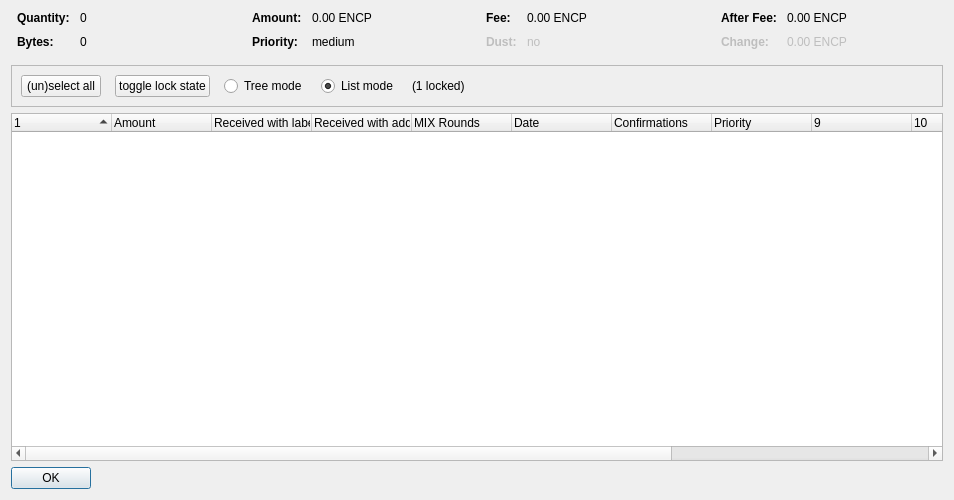
<?xml version="1.0" encoding="UTF-8"?>
<ui version="4.0">
 <class>CoinControlDialog</class>
 <widget class="QDialog" name="CoinControlDialog">
  <property name="geometry">
   <rect>
    <x>0</x>
    <y>0</y>
    <width>954</width>
    <height>500</height>
   </rect>
  </property>
  <property name="windowTitle">
   <string>Coin Selection</string>
  </property>
  <layout class="QVBoxLayout" name="verticalLayout">
   <item>
    <layout class="QHBoxLayout" name="horizontalLayoutTop" stretch="0,0,0,0">
     <property name="topMargin">
      <number>0</number>
     </property>
     <property name="bottomMargin">
      <number>10</number>
     </property>
     <item>
      <layout class="QFormLayout" name="formLayoutCoinControl1">
       <property name="horizontalSpacing">
        <number>10</number>
       </property>
       <property name="verticalSpacing">
        <number>10</number>
       </property>
       <property name="leftMargin">
        <number>6</number>
       </property>
       <property name="rightMargin">
        <number>6</number>
       </property>
       <item row="0" column="0">
        <widget class="QLabel" name="labelCoinControlQuantityText">
         <property name="font">
          <font>
           <weight>75</weight>
           <bold>true</bold>
          </font>
         </property>
         <property name="text">
          <string>Quantity:</string>
         </property>
        </widget>
       </item>
       <item row="0" column="1">
        <widget class="QLabel" name="labelCoinControlQuantity">
         <property name="cursor">
          <cursorShape>IBeamCursor</cursorShape>
         </property>
         <property name="contextMenuPolicy">
          <enum>Qt::ActionsContextMenu</enum>
         </property>
         <property name="text">
          <string notr="true">0</string>
         </property>
         <property name="textInteractionFlags">
          <set>Qt::LinksAccessibleByMouse|Qt::TextSelectableByKeyboard|Qt::TextSelectableByMouse</set>
         </property>
        </widget>
       </item>
       <item row="1" column="0">
        <widget class="QLabel" name="labelCoinControlBytesText">
         <property name="font">
          <font>
           <weight>75</weight>
           <bold>true</bold>
          </font>
         </property>
         <property name="text">
          <string>Bytes:</string>
         </property>
        </widget>
       </item>
       <item row="1" column="1">
        <widget class="QLabel" name="labelCoinControlBytes">
         <property name="cursor">
          <cursorShape>IBeamCursor</cursorShape>
         </property>
         <property name="contextMenuPolicy">
          <enum>Qt::ActionsContextMenu</enum>
         </property>
         <property name="text">
          <string notr="true">0</string>
         </property>
         <property name="textInteractionFlags">
          <set>Qt::LinksAccessibleByMouse|Qt::TextSelectableByKeyboard|Qt::TextSelectableByMouse</set>
         </property>
        </widget>
       </item>
      </layout>
     </item>
     <item>
      <layout class="QFormLayout" name="formLayoutCoinControl2">
       <property name="horizontalSpacing">
        <number>10</number>
       </property>
       <property name="verticalSpacing">
        <number>10</number>
       </property>
       <property name="leftMargin">
        <number>6</number>
       </property>
       <property name="rightMargin">
        <number>6</number>
       </property>
       <item row="0" column="0">
        <widget class="QLabel" name="labelCoinControlAmountText">
         <property name="font">
          <font>
           <weight>75</weight>
           <bold>true</bold>
          </font>
         </property>
         <property name="text">
          <string>Amount:</string>
         </property>
        </widget>
       </item>
       <item row="0" column="1">
        <widget class="QLabel" name="labelCoinControlAmount">
         <property name="cursor">
          <cursorShape>IBeamCursor</cursorShape>
         </property>
         <property name="contextMenuPolicy">
          <enum>Qt::ActionsContextMenu</enum>
         </property>
         <property name="text">
          <string notr="true">0.00 ENCP</string>
         </property>
         <property name="textInteractionFlags">
          <set>Qt::LinksAccessibleByMouse|Qt::TextSelectableByKeyboard|Qt::TextSelectableByMouse</set>
         </property>
        </widget>
       </item>
       <item row="1" column="0">
        <widget class="QLabel" name="labelCoinControlPriorityText">
         <property name="font">
          <font>
           <weight>75</weight>
           <bold>true</bold>
          </font>
         </property>
         <property name="text">
          <string>Priority:</string>
         </property>
        </widget>
       </item>
       <item row="1" column="1">
        <widget class="QLabel" name="labelCoinControlPriority">
         <property name="cursor">
          <cursorShape>IBeamCursor</cursorShape>
         </property>
         <property name="contextMenuPolicy">
          <enum>Qt::ActionsContextMenu</enum>
         </property>
         <property name="text">
          <string>medium</string>
         </property>
         <property name="textInteractionFlags">
          <set>Qt::LinksAccessibleByMouse|Qt::TextSelectableByKeyboard|Qt::TextSelectableByMouse</set>
         </property>
        </widget>
       </item>
      </layout>
     </item>
     <item>
      <layout class="QFormLayout" name="formLayoutCoinControl3">
       <property name="horizontalSpacing">
        <number>10</number>
       </property>
       <property name="verticalSpacing">
        <number>10</number>
       </property>
       <property name="leftMargin">
        <number>6</number>
       </property>
       <property name="rightMargin">
        <number>6</number>
       </property>
       <item row="0" column="0">
        <widget class="QLabel" name="labelCoinControlFeeText">
         <property name="font">
          <font>
           <weight>75</weight>
           <bold>true</bold>
          </font>
         </property>
         <property name="text">
          <string>Fee:</string>
         </property>
        </widget>
       </item>
       <item row="0" column="1">
        <widget class="QLabel" name="labelCoinControlFee">
         <property name="cursor">
          <cursorShape>IBeamCursor</cursorShape>
         </property>
         <property name="contextMenuPolicy">
          <enum>Qt::ActionsContextMenu</enum>
         </property>
         <property name="text">
          <string notr="true">0.00 ENCP</string>
         </property>
         <property name="textInteractionFlags">
          <set>Qt::LinksAccessibleByMouse|Qt::TextSelectableByKeyboard|Qt::TextSelectableByMouse</set>
         </property>
        </widget>
       </item>
       <item row="1" column="0">
        <widget class="QLabel" name="labelCoinControlLowOutputText">
         <property name="enabled">
          <bool>false</bool>
         </property>
         <property name="font">
          <font>
           <weight>75</weight>
           <bold>true</bold>
          </font>
         </property>
         <property name="text">
          <string>Dust:</string>
         </property>
        </widget>
       </item>
       <item row="1" column="1">
        <widget class="QLabel" name="labelCoinControlLowOutput">
         <property name="enabled">
          <bool>false</bool>
         </property>
         <property name="cursor">
          <cursorShape>IBeamCursor</cursorShape>
         </property>
         <property name="contextMenuPolicy">
          <enum>Qt::ActionsContextMenu</enum>
         </property>
         <property name="text">
          <string>no</string>
         </property>
         <property name="textInteractionFlags">
          <set>Qt::LinksAccessibleByMouse|Qt::TextSelectableByKeyboard|Qt::TextSelectableByMouse</set>
         </property>
        </widget>
       </item>
      </layout>
     </item>
     <item>
      <layout class="QFormLayout" name="formLayoutCoinControl4">
       <property name="horizontalSpacing">
        <number>10</number>
       </property>
       <property name="verticalSpacing">
        <number>10</number>
       </property>
       <property name="leftMargin">
        <number>6</number>
       </property>
       <property name="rightMargin">
        <number>6</number>
       </property>
       <item row="0" column="0">
        <widget class="QLabel" name="labelCoinControlAfterFeeText">
         <property name="font">
          <font>
           <weight>75</weight>
           <bold>true</bold>
          </font>
         </property>
         <property name="text">
          <string>After Fee:</string>
         </property>
        </widget>
       </item>
       <item row="0" column="1">
        <widget class="QLabel" name="labelCoinControlAfterFee">
         <property name="cursor">
          <cursorShape>IBeamCursor</cursorShape>
         </property>
         <property name="contextMenuPolicy">
          <enum>Qt::ActionsContextMenu</enum>
         </property>
         <property name="text">
          <string notr="true">0.00 ENCP</string>
         </property>
         <property name="textInteractionFlags">
          <set>Qt::LinksAccessibleByMouse|Qt::TextSelectableByKeyboard|Qt::TextSelectableByMouse</set>
         </property>
        </widget>
       </item>
       <item row="1" column="0">
        <widget class="QLabel" name="labelCoinControlChangeText">
         <property name="enabled">
          <bool>false</bool>
         </property>
         <property name="font">
          <font>
           <weight>75</weight>
           <bold>true</bold>
          </font>
         </property>
         <property name="text">
          <string>Change:</string>
         </property>
        </widget>
       </item>
       <item row="1" column="1">
        <widget class="QLabel" name="labelCoinControlChange">
         <property name="enabled">
          <bool>false</bool>
         </property>
         <property name="cursor">
          <cursorShape>IBeamCursor</cursorShape>
         </property>
         <property name="contextMenuPolicy">
          <enum>Qt::ActionsContextMenu</enum>
         </property>
         <property name="text">
          <string notr="true">0.00 ENCP</string>
         </property>
         <property name="textInteractionFlags">
          <set>Qt::LinksAccessibleByMouse|Qt::TextSelectableByKeyboard|Qt::TextSelectableByMouse</set>
         </property>
        </widget>
       </item>
      </layout>
     </item>
    </layout>
   </item>
   <item>
    <widget class="QFrame" name="frame">
     <property name="minimumSize">
      <size>
       <width>0</width>
       <height>40</height>
      </size>
     </property>
     <property name="frameShape">
      <enum>QFrame::StyledPanel</enum>
     </property>
     <property name="frameShadow">
      <enum>QFrame::Sunken</enum>
     </property>
     <layout class="QHBoxLayout" name="horizontalLayout">
      <item>
       <layout class="QHBoxLayout" name="horizontalLayoutPanel" stretch="0,0,0,0,0,0">
        <property name="spacing">
         <number>14</number>
        </property>
        <item>
         <widget class="QPushButton" name="pushButtonSelectAll">
          <property name="sizePolicy">
           <sizepolicy hsizetype="Maximum" vsizetype="Fixed">
            <horstretch>0</horstretch>
            <verstretch>0</verstretch>
           </sizepolicy>
          </property>
          <property name="text">
           <string>(un)select all</string>
          </property>
          <property name="autoDefault">
           <bool>false</bool>
          </property>
         </widget>
        </item>
        <item>
         <widget class="QPushButton" name="pushButtonToggleLock">
          <property name="sizePolicy">
           <sizepolicy hsizetype="Maximum" vsizetype="Fixed">
            <horstretch>0</horstretch>
            <verstretch>0</verstretch>
           </sizepolicy>
          </property>
          <property name="text">
           <string>toggle lock state</string>
          </property>
          <property name="autoDefault">
           <bool>false</bool>
          </property>
         </widget>
        </item>
        <item>
         <widget class="QRadioButton" name="radioTreeMode">
          <property name="sizePolicy">
           <sizepolicy hsizetype="Maximum" vsizetype="Fixed">
            <horstretch>0</horstretch>
            <verstretch>0</verstretch>
           </sizepolicy>
          </property>
          <property name="text">
           <string>Tree mode</string>
          </property>
         </widget>
        </item>
        <item>
         <widget class="QRadioButton" name="radioListMode">
          <property name="sizePolicy">
           <sizepolicy hsizetype="Maximum" vsizetype="Fixed">
            <horstretch>0</horstretch>
            <verstretch>0</verstretch>
           </sizepolicy>
          </property>
          <property name="text">
           <string>List mode</string>
          </property>
          <property name="checked">
           <bool>true</bool>
          </property>
         </widget>
        </item>
        <item>
         <widget class="QLabel" name="labelLocked">
          <property name="text">
           <string>(1 locked)</string>
          </property>
         </widget>
        </item>
        <item>
         <spacer name="horizontalSpacer">
          <property name="orientation">
           <enum>Qt::Horizontal</enum>
          </property>
          <property name="sizeHint" stdset="0">
           <size>
            <width>40</width>
            <height>20</height>
           </size>
          </property>
         </spacer>
        </item>
       </layout>
      </item>
     </layout>
    </widget>
   </item>
   <item>
    <widget class="CoinControlTreeWidget" name="treeWidget">
     <property name="contextMenuPolicy">
      <enum>Qt::CustomContextMenu</enum>
     </property>
     <property name="sortingEnabled">
      <bool>false</bool>
     </property>
     <property name="columnCount">
      <number>13</number>
     </property>
     <attribute name="headerShowSortIndicator" stdset="0">
      <bool>true</bool>
     </attribute>
     <attribute name="headerStretchLastSection">
      <bool>false</bool>
     </attribute>
     <column>
      <property name="text">
       <string/>
      </property>
     </column>
     <column>
      <property name="text">
       <string>Amount</string>
      </property>
     </column>
     <column>
      <property name="text">
       <string>Received with label</string>
      </property>
     </column>
     <column>
      <property name="text">
       <string>Received with address</string>
      </property>
     </column>
     <column>
      <property name="text">
       <string>MIX Rounds</string>
      </property>
     </column>
     <column>
      <property name="text">
       <string>Date</string>
      </property>
     </column>
     <column>
      <property name="text">
       <string>Confirmations</string>
      </property>
      <property name="toolTip">
       <string>Confirmed</string>
      </property>
     </column>
     <column>
      <property name="text">
       <string>Priority</string>
      </property>
     </column>
     <column>
      <property name="text">
       <string/>
      </property>
     </column>
     <column>
      <property name="text">
       <string/>
      </property>
     </column>
     <column>
      <property name="text">
       <string/>
      </property>
     </column>
     <column>
      <property name="text">
       <string/>
      </property>
     </column>
     <column>
      <property name="text">
       <string/>
      </property>
     </column>
    </widget>
   </item>
   <item>
    <widget class="QDialogButtonBox" name="buttonBox">
     <property name="sizePolicy">
      <sizepolicy hsizetype="Maximum" vsizetype="Fixed">
       <horstretch>0</horstretch>
       <verstretch>0</verstretch>
      </sizepolicy>
     </property>
     <property name="orientation">
      <enum>Qt::Horizontal</enum>
     </property>
     <property name="standardButtons">
      <set>QDialogButtonBox::Ok</set>
     </property>
    </widget>
   </item>
  </layout>
 </widget>
 <customwidgets>
  <customwidget>
   <class>CoinControlTreeWidget</class>
   <extends>QTreeWidget</extends>
   <header>coincontroltreewidget.h</header>
  </customwidget>
 </customwidgets>
 <resources/>
 <connections/>
</ui>
